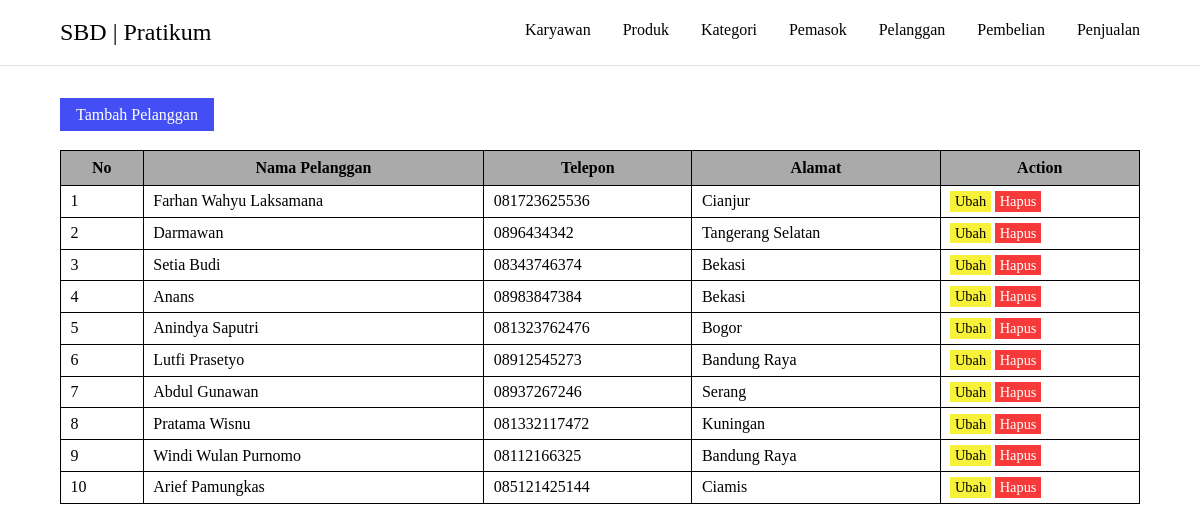
The page /praktikum_2/src/pelanggan.php on the database its author committed.
### tables this page shows
CREATE TABLE `tbpelanggan` (
  `idpelanggan` int(10) NOT NULL,
  `namapelanggan` varchar(50) DEFAULT NULL,
  `alamatpelanggan` varchar(20) DEFAULT NULL,
  `teleponpelanggan` varchar(25) DEFAULT NULL
);

### praktikum_2/src/pelanggan.php (the view, shortened to what this page needs)
<?php
include "../connection/config.php";
include "../components/header.php";
include "../components/navbar_inside.php"
?>
<div class="container">
    <a href="./insert_pelanggan.php" class="btn btn-primary">Tambah Pelanggan</a>
    <table class="table-main">
        <tr>
            <th>No</th>
            <th>Nama Pelanggan</th>
            <th>Telepon</th>
            <th>Alamat</th>
            <th>Action</th>
        </tr>
        <?php
        $increment = 1;
        $query = "SELECT * FROM tbpelanggan";
        $sql = mysqli_query($connect, $query);
        while($data = mysqli_fetch_assoc($sql)) :
        ?>
        <tr>
            <td><?= $increment++ ?></td>
            <td><?= $data['namapelanggan'] ?></td>
            <td><?= $data['teleponpelanggan'] ?></td>
            <td><?= $data['alamatpelanggan'] ?></td>
            <td>
                <a class="btn-sm btn-warning" href="./update_pelanggan.php?idpelanggan=<?= $data['idpelanggan'] ?>">Ubah</a>
                <a class="btn-sm btn-danger" href="./delete_pelanggan.php?idpelanggan=<?= $data['idpelanggan'] ?>" onclick="return confirm('Yakin data ingin dihapus?');" >Hapus</a>
            </td>
        </tr>
        <?php endwhile; ?>
    </table>
</div>
<?php
include "../components/footer.php";
?>

### praktikum_2/components/header.php (shortened to what this page needs)
<!DOCTYPE html>
<html lang="en">
<head>
    <link rel="stylesheet" href="./assets/css/style.css">
    <link rel="stylesheet" href="../assets/css/style.css">
    <link rel="stylesheet" href="./assets/css/navbar.css">
    <link rel="stylesheet" href="../assets/css/navbar.css">
</head>
<body>

### praktikum_2/components/navbar_inside.php
<nav class="navbar-nav">
    <div class="logo">
        <a href="">SBD | Pratikum</a>
    </div>
    <ul class="navbar-list">
        <li><a href="../" class="navbar-links">Karyawan</a></li>
        <li><a href="./produk.php" class="navbar-links">Produk</a></li>
        <li><a href="./kategori.php" class="navbar-links">Kategori</a></li>
        <li><a href="./pemasok.php" class="navbar-links">Pemasok</a></li>
        <li><a href="./pelanggan.php" class="navbar-links">Pelanggan</a></li>
        <li><a href="./pembelian.php" class="navbar-links">Pembelian</a></li>
        <li><a href="./penjualan.php" class="navbar-links">Penjualan</a></li>
    </ul>
</nav>

### praktikum_2/assets/css/style.css (style rules this page uses)
* { padding: 0; margin: 0; box-sizing: border-box; text-decoration: none; list-style: none; }
.container { padding: 2rem 5%; }
.table-main { border: 1px solid #000; width: 100%; border-collapse: collapse; }
.table-main th { border: 1px solid #000; padding: 0.5rem 0.8rem; background: #aaa; }
.table-main td { border: 1px solid #000; padding: 0.4rem 0.6rem; }
.btn { display: inline-block; background: #fff; color: #555; padding: 0.45rem 1rem; border: 1px solid #555; margin-bottom: 1.2rem; font-weight: 500; cursor: pointer; }
.btn-sm { padding: 0.14rem 0.3rem; font-size: 0.9rem; }
.btn-primary { background: #434ff5; color: #fff; border: none; }
.btn-danger { background: #f73939; color: #fff; border: none; }
.btn-warning { background: #f7f139; color: #000; border: none; }

### praktikum_2/assets/css/navbar.css (style rules this page uses)
.navbar-nav { display: flex; justify-content: space-between; align-items: center; padding: 1.2rem 5%; background: rgba(255, 255, 255, 0.5); border-bottom: 0.1px solid #e1e1e1; }
.navbar-nav .logo a { font-size: 1.5rem; color: #000; }
.navbar-nav .navbar-list { display: flex; gap: 2rem; }
.navbar-nav .navbar-list .navbar-links { color: #000; }
.navbar-nav .navbar-list .navbar-links::after { content: ""; display: block; transform: scale(0); padding-bottom: 0.2rem; border-bottom: 2px solid red; transition: ease-in-out 300ms; }

### rows shown on the page
tbpelanggan: namapelanggan "Farhan Wahyu Laksamana", teleponpelanggan "081723625536", alamatpelanggan "Cianjur"
tbpelanggan: namapelanggan "Darmawan", teleponpelanggan "0896434342", alamatpelanggan "Tangerang Selatan"
tbpelanggan: namapelanggan "Setia Budi", teleponpelanggan "08343746374", alamatpelanggan "Bekasi"
tbpelanggan: namapelanggan "Anans", teleponpelanggan "08983847384", alamatpelanggan "Bekasi"
tbpelanggan: namapelanggan "Anindya Saputri", teleponpelanggan "081323762476", alamatpelanggan "Bogor"
tbpelanggan: namapelanggan "Lutfi Prasetyo", teleponpelanggan "08912545273", alamatpelanggan "Bandung Raya"
tbpelanggan: namapelanggan "Abdul Gunawan", teleponpelanggan "08937267246", alamatpelanggan "Serang"
tbpelanggan: namapelanggan "Pratama Wisnu", teleponpelanggan "081332117472", alamatpelanggan "Kuningan"
tbpelanggan: namapelanggan "Windi Wulan Purnomo", teleponpelanggan "08112166325", alamatpelanggan "Bandung Raya"
tbpelanggan: namapelanggan "Arief Pamungkas", teleponpelanggan "085121425144", alamatpelanggan "Ciamis"
